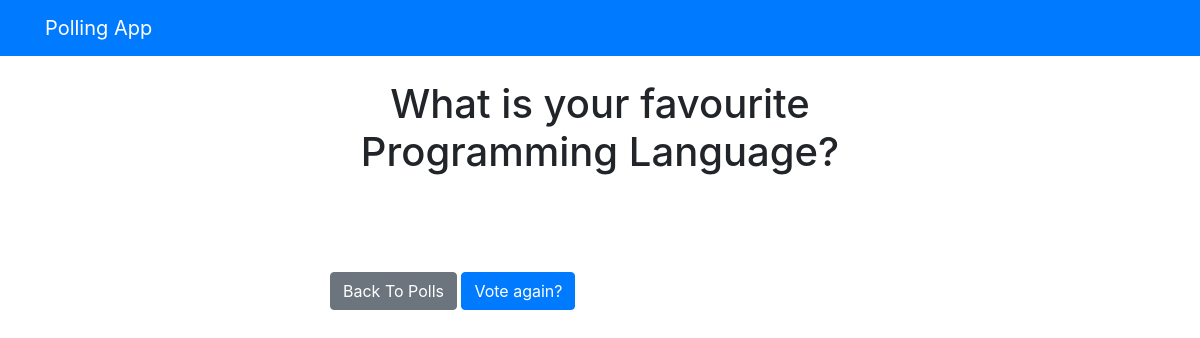
The page /polls/results/1/ on the database as committed earlier.
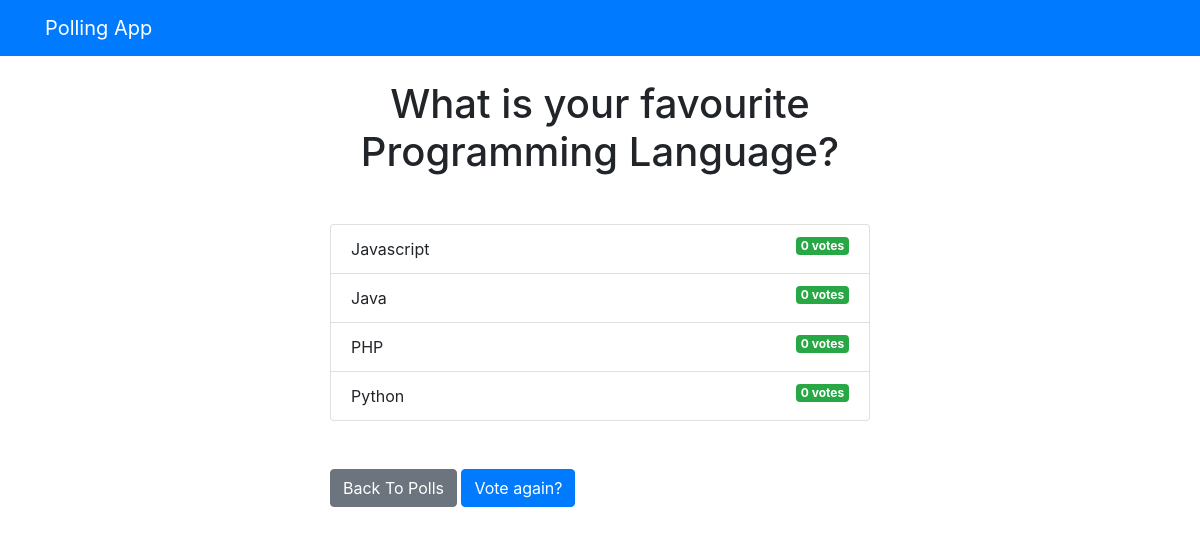
The same page on the database as committed later.
### polls/models.py (models this page shows, shortened)
class Question(models.Model):
    question_text = models.CharField(max_length=200)
    pub_date = models.DateTimeField('date published')

class Choice(models.Model):
    question = models.ForeignKey(Question, on_delete=models.CASCADE)
    choice_text = models.CharField(max_length=200)
    votes = models.IntegerField(default=0)

### polls/views.py (the view)
# urls.py: path('results/<int:question_id>/', views.results, name="results"),
def results(request, question_id):
    question = get_object_or_404(Question, pk=question_id)
    return render(request, 'polls/results.html', {'question': question})

### templates/polls/results.html
{% extends 'base.html' %}
{% block content %}
<h1 class="mb-5 text-center">{{ question.question_text }}</h1>
<ul class="list-group mb-5">
    {% for choice in question.choice_set.all %}
    <li class="list-group-item">
        {{ choice.choice_text }} <span class="badge badge-success float-right">{{ choice.votes }}
            vote{{ choice.votes | pluralize }}</span>
    </li>
    {% endfor %}
</ul>
<a class="btn btn-secondary" href="{% url 'polls:index' %}">Back To Polls</a>
<a class="btn btn-primary" href="{% url 'polls:detail' question.id %}">Vote again?</a>
{% endblock %}

### templates/base.html (shortened to what this page needs)
<!DOCTYPE html>
<html lang="en">
<head>
    <link rel="stylesheet" href="https://cdn.jsdelivr.net/npm/bootstrap@4.5.3/dist/css/bootstrap.min.css"
>
</head>
<body>
    {% include 'partials/_navbar.html' %}
    <div class="container">
        <div class="row">
            <div class="col-md-6 m-auto">
                {% block content %} {% endblock %}
            </div>
        </div>
    </div>
</body>
</html>

### templates/partials/_navbar.html
<nav class="navbar navbar-dark bg-primary mb-4">
    <div class="container">
        <a class="navbar-brand" href="/">Polling App</a>
    </div>
</nav>

Rows that differ between the two databases and show on the page:
added Choice: choice_text "Javascript", votes "0", votes|pluralize "s"
added Choice: choice_text "Java", votes "0", votes|pluralize "s"
added Choice: choice_text "PHP", votes "0", votes|pluralize "s"
added Choice: choice_text "Python", votes "0", votes|pluralize "s"
